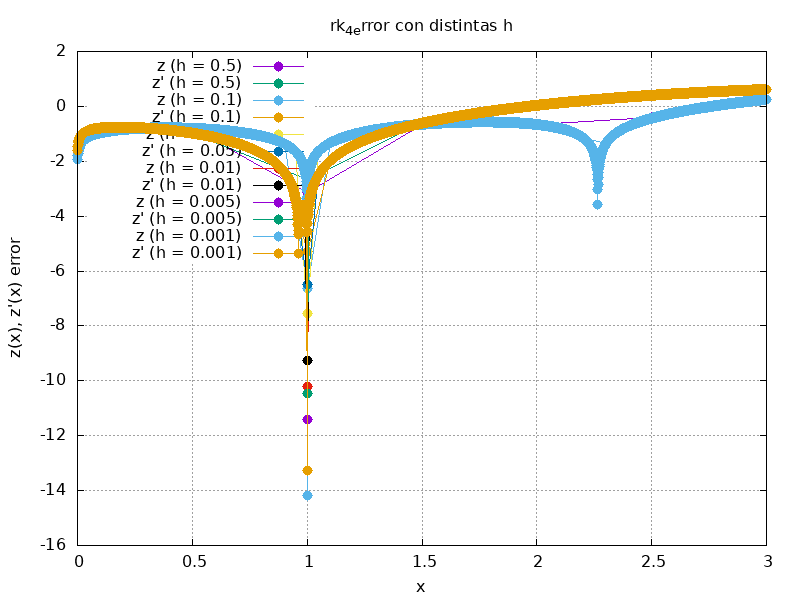

The gnuplot source for this figure:
# Configurar el tipo de gráfico
set title "rk_4_error con distintas h"
set xlabel "x"
set ylabel "z(x), z'(x) error"
set grid


set terminal png size 800,600
set output 'rk_4_error.png'
set key top left

set xrange [0: 3]


# Graficar los puntos experimentales y la expresión teórica
plot "rk_4_error05.txt" using 1:2 with linespoints pointtype 7 pointsize 0.5 title "z (h = 0.5)", \
	"rk_4_error05.txt" using 1:3 with linespoints pointtype 7 pointsize 0.5 title "z' (h = 0.5)" , \
	"rk_4_error01.txt" using 1:2 with linespoints pointtype 7 pointsize 0.5 title "z (h = 0.1)", \
	"rk_4_error01.txt" using 1:3 with linespoints pointtype 7 pointsize 0.5 title "z' (h = 0.1)" , \
	"rk_4_error005.txt" using 1:2 with linespoints pointtype 7 pointsize 0.5 title "z (h = 0.05)", \
	"rk_4_error005.txt" using 1:3 with linespoints pointtype 7 pointsize 0.5 title "z' (h = 0.05)" , \
	"rk_4_error001.txt" using 1:2 with linespoints pointtype 7 pointsize 0.5 title "z (h = 0.01)", \
	"rk_4_error001.txt" using 1:3 with linespoints pointtype 7 pointsize 0.5 title "z' (h = 0.01)" , \
	"rk_4_error0005.txt" using 1:2 with linespoints pointtype 7 pointsize 0.5 title "z (h = 0.005)", \
	"rk_4_error0005.txt" using 1:3 with linespoints pointtype 7 pointsize 0.5 title "z' (h = 0.005)" , \
	"rk_4_error0001.txt" using 1:2 with linespoints pointtype 7 pointsize 0.5 title "z (h = 0.001)", \
	"rk_4_error0001.txt" using 1:3 with linespoints pointtype 7 pointsize 0.5 title "z' (h = 0.001)" , \
